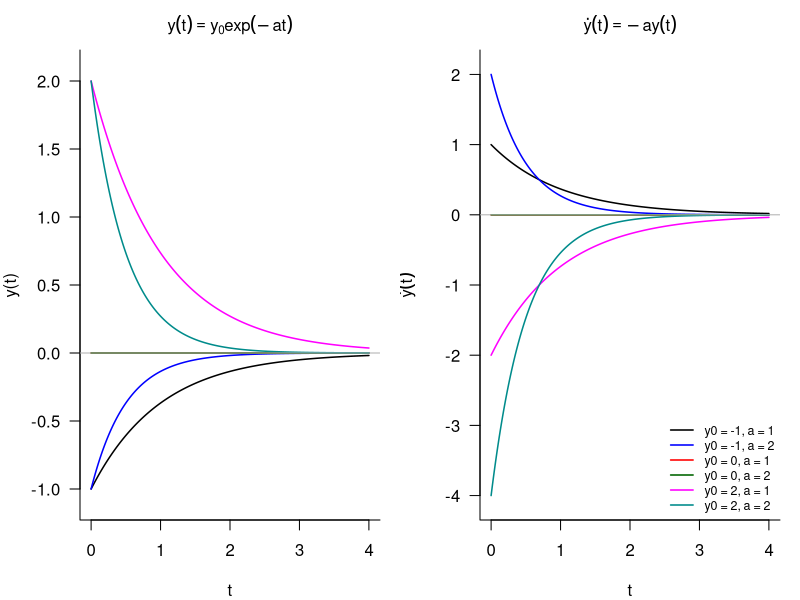
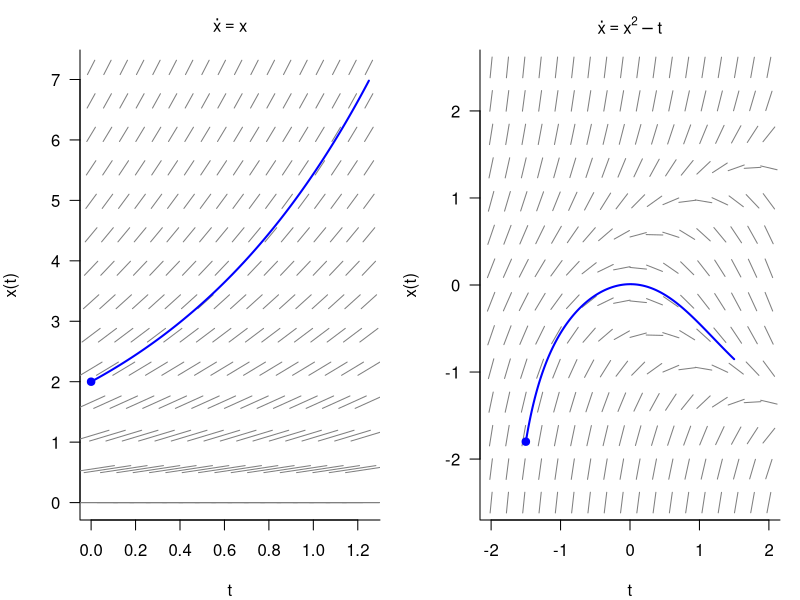
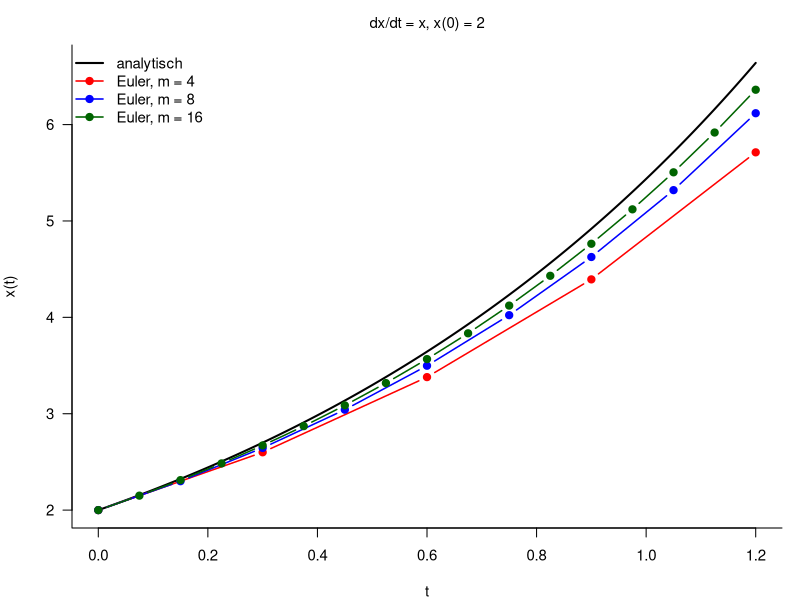

Reproduce these figures in R, in order.
## ---- chunk 1
#| label: setup-differenzialgleichungen
#| include: false
knitr::opts_chunk$set(
  echo       = FALSE,
  message    = FALSE,
  warning    = FALSE,
  fig.align  = "center",
  fig.width  = 8,
  fig.height = 5
)

theme_ode = function() {
  par(
    family    = "sans",
    bty       = "l",
    las       = 1,
    lwd       = 1,
    font.main = 1,
    cex       = 0.9,
    cex.main  = 1.0
  )
}
## ---- chunk 2
#| label: fig-homogene-lineare-ode
#| fig-cap: "Lösungen der homogenen linearen Differentialgleichung erster Ordnung $\\dot{y}(t)=-ay(t)$ für verschiedene Anfangswerte $y_0$ und Parameter $a$."
#| fig.width: 8
#| fig.height: 4
theme_ode()
oldpar = par(mfrow = c(1, 2), mar = c(4, 4, 2.5, 1))
y0 = c(-1, 0, 2)
a  = c(1, 2)
t  = seq(0, 4, length.out = 1000)
cols = c("black", "blue", "red", "darkgreen", "magenta", "cyan4")

plot(NULL, xlim = range(t), ylim = c(-1.1, 2.1), xlab = "t", ylab = "y(t)",
     main = expression(y(t) == y[0]*exp(-a*t)))
idx = 1
leg = character()
for(i in seq_along(y0)) {
  for(j in seq_along(a)) {
    y = y0[i]*exp(-a[j]*t)
    lines(t, y, col = cols[idx], lwd = 1.5)
    leg[idx] = paste0("y0 = ", y0[i], ", a = ", a[j])
    idx = idx + 1
  }
}
abline(h = 0, col = "gray70")

plot(NULL, xlim = range(t), ylim = c(-4.1, 2.1), xlab = "t", ylab = expression(dot(y)(t)),
     main = expression(dot(y)(t) == -a*y(t)))
idx = 1
for(i in seq_along(y0)) {
  for(j in seq_along(a)) {
    y  = y0[i]*exp(-a[j]*t)
    dy = -a[j]*y
    lines(t, dy, col = cols[idx], lwd = 1.5)
    idx = idx + 1
  }
}
abline(h = 0, col = "gray70")
legend("bottomright", legend = leg, col = cols, lwd = 1.5, bty = "n", cex = 0.75)
par(oldpar)
## ---- chunk 3
#| label: fig-vektorfelder-anfangswertprobleme
#| fig-cap: "Visualisierung eindimensionaler Anfangswertprobleme. Die Liniensegmente zeigen das durch die ODE vorgegebene Richtungsfeld, die Kurven zeigen exemplarische Lösungstrajektorien."
#| fig.width: 8
#| fig.height: 4
theme_ode()
euler_path = function(f, t0, x0, h, n_steps) {
  t = numeric(n_steps + 1)
  x = numeric(n_steps + 1)
  t[1] = t0
  x[1] = x0
  for(k in seq_len(n_steps)) {
    x[k + 1] = x[k] + h*f(t[k], x[k])
    t[k + 1] = t[k] + h
  }
  data.frame(t = t, x = x)
}

draw_field = function(f, tlim, xlim, main, path = NULL) {
  plot(NULL, xlim = tlim, ylim = xlim, xlab = "t", ylab = "x(t)", main = main)
  tg = seq(tlim[1], tlim[2], length.out = 18)
  xg = seq(xlim[1], xlim[2], length.out = 14)
  len = 0.12
  for(tt in tg) {
    for(xx in xg) {
      s = f(tt, xx)
      norm = sqrt(1 + s^2)
      segments(tt - len/norm, xx - len*s/norm, tt + len/norm, xx + len*s/norm,
               col = "gray50")
    }
  }
  if(!is.null(path)) lines(path$t, path$x, col = "blue", lwd = 2)
}

oldpar = par(mfrow = c(1, 2), mar = c(4, 4, 2.5, 1))
f1 = function(t, x) x
t  = seq(0, 1.25, length.out = 300)
path1 = data.frame(t = t, x = 2*exp(t))
draw_field(f1, c(0, 1.25), c(0, 7.2), expression(dot(x) == x), path1)
points(0, 2, pch = 19, col = "blue")

f2 = function(t, x) x^2 - t
path2_f = euler_path(f2, -1.5, -1.8, 0.01, 300)
draw_field(f2, c(-2, 2), c(-2.5, 2.5), expression(dot(x) == x^2 - t), path2_f)
points(-1.5, -1.8, pch = 19, col = "blue")
par(oldpar)
## ---- chunk 4
#| label: fig-euler-verfahren
#| fig-cap: "Explizites Euler-Verfahren für das Anfangswertproblem $\\dot{x}=x$, $x(0)=2$. Mit wachsender Anzahl von Stützstellen nimmt die Abweichung von der analytischen Lösung ab."
#| fig.width: 6
#| fig.height: 4.5
theme_ode()
oldpar = par(mar = c(4, 4, 2.5, 1))
euler = function(f, a, b, x0, m) {
  t = seq(a, b, length.out = m + 1)
  h = diff(t)
  x = numeric(m + 1)
  x[1] = x0
  for(k in seq_len(m)) {
    x[k + 1] = x[k] + h[k]*f(t[k], x[k])
  }
  data.frame(t = t, x = x)
}
f = function(t, x) x
t = seq(0, 1.2, length.out = 400)
plot(t, 2*exp(t), type = "l", lwd = 2, col = "black",
     xlab = "t", ylab = "x(t)", main = "dx/dt = x, x(0) = 2")
cols = c("red", "blue", "darkgreen")
ms = c(4, 8, 16)
for(i in seq_along(ms)) {
  E = euler(f, 0, 1.2, 2, ms[i])
  lines(E$t, E$x, type = "b", pch = 19, col = cols[i], lwd = 1.5)
}
legend("topleft", c("analytisch", paste0("Euler, m = ", ms)),
       col = c("black", cols), lwd = c(2, rep(1.5, 3)),
       pch = c(NA, rep(19, 3)), bty = "n")
par(oldpar)
